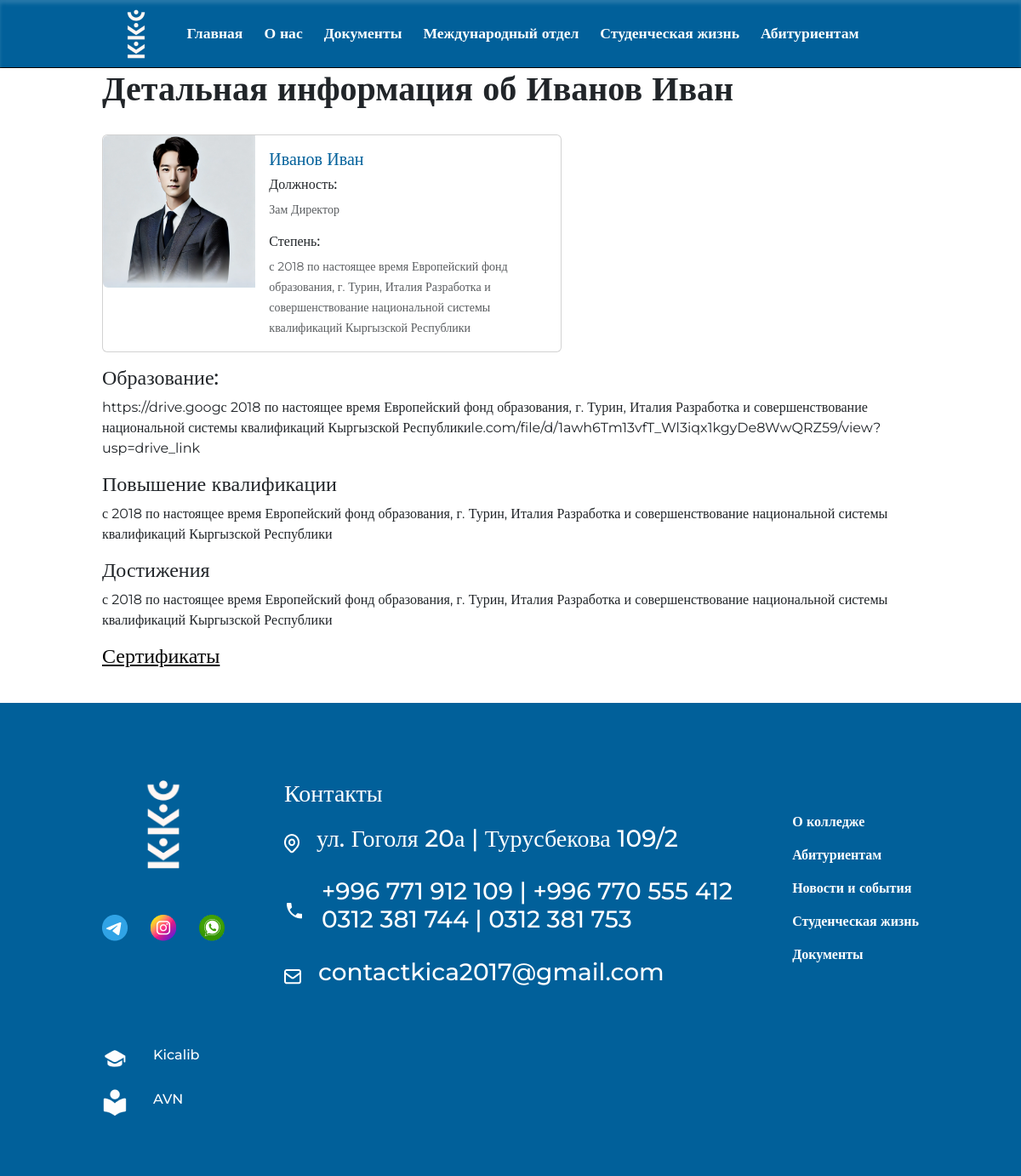
The app's page /about_us_detail_aup/2/, older data.
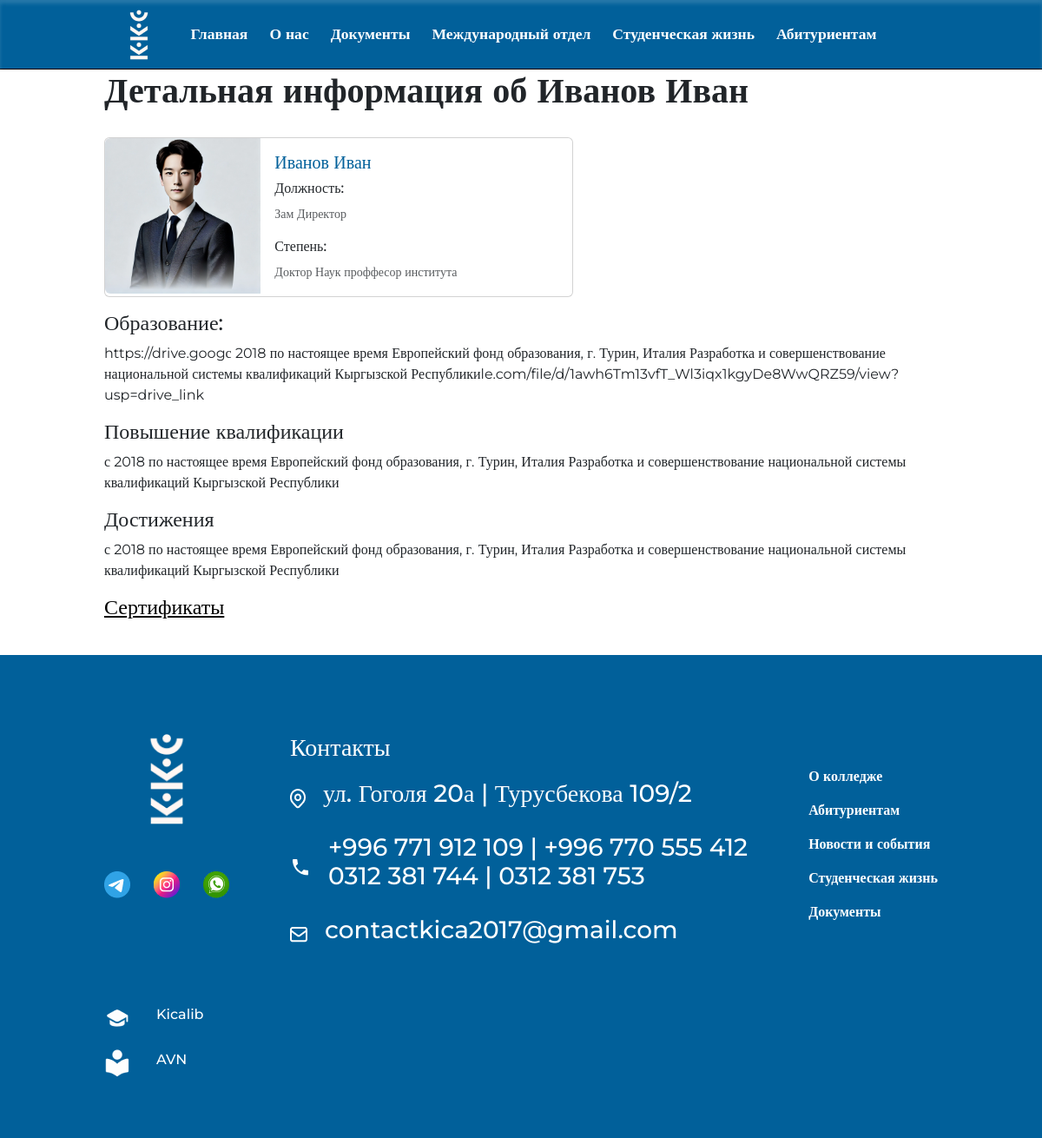
The same page, newer data.
### about_us/models.py (models this page shows, shortened)
class About_AUP(models.Model):
    image = models.ImageField(upload_to='aup/', verbose_name='загрузите фото')
    position = models.CharField(max_length=100, verbose_name='укажите должность')
    name = models.CharField(max_length=100, verbose_name='укажите инициалы')
    description = models.TextField(verbose_name='укажите научную степень')
    education = models.TextField(verbose_name='укажите образование', null=True)
    qualification = models.TextField(verbose_name='укажите повышение квалификации', null=True)
    achievements = models.TextField(verbose_name='какие достижения вы достигли', null=True)
    sertificate_url = models.URLField(verbose_name='укажите ссылку на свой сертификат из DRIVE', null=True)
    class Meta:
        verbose_name = 'должность AUP'
        verbose_name_plural = 'должности AUP'

### main_page/models.py (models this page shows, shortened)
class Contact(models.Model):
    street = models.CharField(max_length=100, verbose_name='Укажите улицу')
    number_1 = models.CharField(max_length=100, verbose_name='Укажите номер телефона 1')
    number_2 = models.CharField(max_length=100, verbose_name='Укажите номер телефона 2', blank=True)
    number_3 = models.CharField(max_length=100, verbose_name='Укажите номер телефона 3', blank=True)
    number_4 = models.CharField(max_length=100, verbose_name='Укажите номер телефона 4', blank=True)
    email = models.EmailField(verbose_name='Укажите EMAIL', default='@gmail.com')
    class Meta:
        verbose_name = 'контакт'
        verbose_name_plural = 'контакты'

### about_us/views.py (the view)
# urls.py: path('about_us_detail_aup/<int:id>/', views.about_aup_detail_view, name='about_detail_aup'),
def about_aup_detail_view(request, id):
    if request.method == 'GET':
        about_aup_detail = get_object_or_404(models.About_AUP, id=id)
        context = {
            'about_aup_detail': about_aup_detail,
        }
        return render(request, template_name='aboutDetail.html',
                      context=context)

### main_page/context_processors.py (called while the page is built)
def contact_processor(request):
    contact = Contact.objects.all()
    return {'contact': contact}

### templates/aboutDetail.html (shortened to what this page needs)
{% load static %}
{% include 'header.html' %}
<link rel="stylesheet" href="https://cdn.jsdelivr.net/npm/bootstrap@5.3.3/dist/css/bootstrap.min.css">
<link rel="stylesheet" href="{% static 'css/about_us/aboutDateil.css' %}">
<link rel="stylesheet" href="{% static 'css/about_us/component_detail.css' %}">
<div class="detailCont">
        <h1>Детальная информация об {{ about_aup_detail.name }}</h1>
    <div class="card mb-3" style="max-width: 540px;">
        <div class="row g-0">
            <div class="col-md-4">
                <img src="{{ about_aup_detail.image.url }}"
                     class="img-fluid rounded-start" alt="...">
            </div>
            <div class="col-md-8">
                <div class="card-body">
                    <h5 class="card-title color">{{ about_aup_detail.name }}</h5>
                    <h6 class="card-text">Должность: </h6>
                    <p class="card-text"><small class="text-body-secondary">{{ about_aup_detail.position }}</small></p>
                    <h6 class="card-text">Степень: </h6>
                    <p class="card-text"><small class="text-body-secondary">{{ about_aup_detail.description }}</small>
                    </p>
                </div>
            </div>
        </div>
    </div>
    <h6 class="subtitle">Образование: </h6>
    <p>{{ about_aup_detail.education }}</p>
    <h6 class="subtitle">Повышение квалификации</h6>
    <p>{{ about_aup_detail.qualification }}</p>
    <h6 class="subtitle">Достижения</h6>
    <p>{{ about_aup_detail.achievements }}</p>
    <a style="color: black" target="_blank" href="{{ about_aup_detail.sertificate_url }}"> <h6 class="subtitle">Сертификаты</h6></a>
</div>
{% include 'footer.html' %}

### templates/header.html (shortened to what this page needs)
{% load static %}
<!DOCTYPE html>
<html lang="en">
<head>
    <link rel="stylesheet" href="{% static 'css/index.css' %}">
    <link rel="stylesheet" href="{% static 'css/header.css' %}">
</head>
<body>
<header>
    <div class="bcg_head" id="bcg_head">
    </div>
    <nav>
        <div class="logo">
            <a href="/"><img src="{% static 'image_kkc/logo_transparent_blue 1.png' %}" alt=""></a>
        </div>
        <div class="href">
            <a href="/" class="list_href">Главная</a>
            <a href="{% url 'about_us' %}" class="list_href">О нас</a>
            <a href="/documents_kkc/" class="list_href">Документы</a>
            <a href="{% url 'international_department' %}" class="list_href">Международный отдел</a>
            <a href="#" class="list_href">Студенческая жизнь</a>
            <a href="#" class="list_href">Абитуриентам</a>
        </div>
        <div class="btn">
        </div>
    </nav>
</header>

### templates/footer.html (shortened to what this page needs)
{% load static %}
<footer>
    <div class="foot_cont">
        <div class="logo">
            <div class="log_cont">
                <img src="{% static 'image_kkc/logo_transparent_blue 2.png' %}" alt="">
            </div>
            <div class="soc_net">
                <a href="#">
                    <img src="{% static 'image_kkc/soc_net/3337190045231025 1.png' %}" alt="">
                </a>
                <a href="#">
                    <img src="{% static 'image_kkc/soc_net/image 15.png' %}" alt="">
                </a>
                <a href="#">
                    <img src="{% static 'image_kkc/soc_net/image 16.png' %}" alt="">
                </a>
            </div>
        </div>
        <div class="contacts">
            <h3 class="contact_title">Контакты</h3>
            {% if contact %}
                {% for item in contact %}
                    <div class="contact_item">
                        <span>
                            <img src="{% static 'image_kkc/icon/Icon_location.png' %}" alt="">
                        </span>
                        <a href="#">
                            <h3>{{ item.street }}</h3>
                        </a>
                    </div>
                    <div class="contact_item">
                        <span>
                            <img src="{% static 'image_kkc/icon/local_phone.png' %}" alt="">
                        </span>
                        <a href="#">
                            <h3>{{ item.number_1 }} | {{ item.number_2 }}<br>
                                {{ item.number_3 }} | {{ item.number_4 }}</h3>
                        </a>
                    </div>
                    <div class="contact_item">
                        <span>
                            <img src="{% static 'image_kkc/icon/Icon.png' %}" alt="">
                        </span>
                        <a href="#">
                            <h3>{{ item.email }}</h3>
                        </a>
                    </div>
                {% endfor %}
            {% endif %}
        </div>
        <div class="nav_footer">
            <h6><a href="#" class="link_nav">О колледже</a></h6>
            <h6><a href="#" class="link_nav">Абитуриентам</a></h6>
            <h6><a href="#" class="link_nav">Новости и события</a></h6>
            <h6><a href="#" class="link_nav">Студенческая жизнь</a></h6>
            <h6><a href="#" class="link_nav">Документы</a></h6>
        </div>
        <div class="stud_tools">
            <div class="tool_1">
                <img src="{% static 'image_kkc/icon/kicalib.png' %}" alt="">
                <h6 class="footer_tool"><a class="tool_item" href="#">Kicalib</a></h6>
            </div>
            <div class="tool_1">
                <img src="{% static 'image_kkc/icon/avn.png' %}" alt="">
                <h6 class="footer_tool"><a class="tool_item" href="http://212.112.103.155:85/">AVN</a></h6>
            </div>
        </div>
    </div>
</footer>
</body>
</html>

### static/css/index.css (style rules this page uses)
* { padding: 0; margin: 0; text-decoration: none; }
body { font-family: Montserrat; font-weight: 400; top: 0px !important; }
header { width: 100%; height: 80px; z-index: 3; display: flex; justify-content: center; border-bottom: solid 1px black; position: fixed; top: 0; left: 0; }
.href { display: flex; align-items: center; gap: 25px; }
.list_href { color: #fff; font-weight: 600; font-size: 1.1rem; text-decoration: none !important; outline: none !important; }
nav { z-index: 4; width: 80%; display: flex; justify-content: space-between; align-items: center; }
.bcg_head { width: 100%; height: 80px; position: fixed; top: 0; left: 0; box-shadow: 0px 0px 68px 0px #FFFFFF0D inset; box-shadow: 0px 4px 4px 0px #FFFFFF26 inset; }
footer { width: 100%; height: auto; background-color: #01609A; display: flex; justify-content: center; margin-top: 40px; }
.foot_cont { width: 80%; padding-top: 70px; padding-bottom: 70px; display: flex; justify-content: space-between; flex-wrap: wrap; color: #fff !important; }
.log_cont img { width: 9rem; }
.soc_net { display: flex; justify-content: space-between; margin-top: 30px; }
.contacts { margin-top: 20px; margin-left: 40px; }
.contact_item { display: flex; align-items: center; gap: 20px; margin-top: 20px; }
.contact_item a { color: #fff; }
.nav_footer { display: block; margin-left: 40px; margin-top: 40px; }
.stud_tools { margin-top: 40px; }
a { color: #ffff; }
.nav_footer h6 { margin-top: 20px; color: white; font-size: 16px; font-weight: 600; }
.nav_footer h6 a { text-decoration: none; color: white; }
.contact_item a { text-decoration: none; }
.tool_1 a { text-decoration: none; color: white; }
.tool_1 { display: flex; align-items: center; gap: 30px; margin-top: 20px; }
.tool_item { font-size: 16px; }

### static/css/about_us/aboutDateil.css (style rules this page uses)
header { background-color: #01609A !important; }
h1 { margin-top: 80px; margin-bottom: 30px; font-weight: 700; }
.color { color: #01609A !important; }
p { font-size: 1rem; }
.detailCont { width: 80%; margin: auto; }
.subtitle { font-size: 1.5rem; }

### static/css/about_us/component_detail.css (style rules this page uses)
* { margin: 0; padding: 0; text-decoration: none; font-family: Montserrat; }
body { font-size: 22px; }

Row changes from the older to the newer data that the page shows:
changed About_AUP "Иванов Иван": description "с 2018 по настоящее время Европейский фонд образования, г. Турин, Италия Разработка и совершенствование национальной системы квалификаций Кыргызской Республики" → "Доктор Наук проффесор института"
